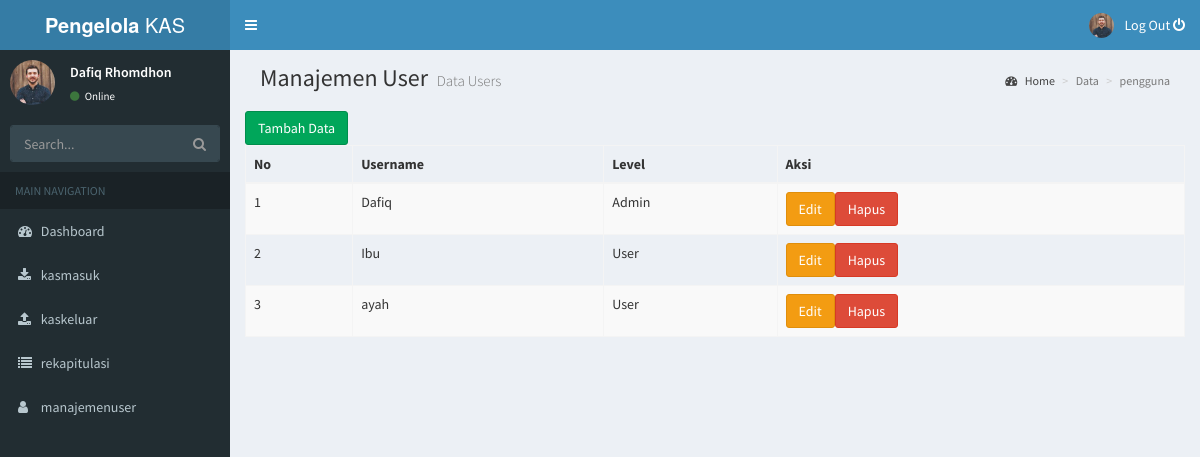
Page /index.php/manajemenuser on the committed database.
### tables this page shows
CREATE TABLE `user` (
  `user_id` int(11) NOT NULL,
  `user_nama` varchar(100) NOT NULL,
  `user_pass` varchar(100) NOT NULL,
  `user_level` varchar(100) NOT NULL
);

### application/controllers/manajemenuser.php (called while the page is built, shortened)
<?php
	class Manajemenuser extends CI_Controller{
		function index(){
			$data['content']='manajemenuser';
			$this->load->view("template",$data);
		}
	}
?>

### index.php (called while the page is built, shortened)
<?php
require_once BASEPATH.'core/CodeIgniter.php';

### application/views/manajemenuser.php (the view)
 <?php $query=$this->db->get('user'); ?>
    <section class="content-header">
      <h1>
        Manajemen User
        <small>Data Users</small>
      </h1>
      <ol class="breadcrumb">
        <li><a href="#"><i class="fa fa-dashboard"></i> Home</a></li>
        <li class="active">Data</li>
         <li class="active">pengguna</li>
      </ol>
    </section>
    <div class="table-responsive" style="padding: 20px 0px 0px 0px">
      <a href="<?=base_url('manajemenuser/tambah') ?>" class="btn btn-success">Tambah Data</a>
      <table class="table table-bordered table-striped">
        <thead>
          <th>No</th>
          <th>Username</th>
          <th>Level</th>
          <th>Aksi</th>
        </thead>
        <tbody>
<?php if ($query->num_rows()>0) {$no=0;$total=0;
  foreach ($query->result() as $masuk){$no++;
  ?>
  <tr>
         <td><?=$no?></td>
          <td><?=$masuk->user_nama?></td>
          <td><?=$masuk->user_level?></td>
          <td><a href="<?=base_url('manajemenuser/edit/'.$masuk->user_id)?>" class="btn btn-warning">Edit</a><a href="<?=base_url('manajemenuser/hapus/'.$masuk->user_id)?>" class="btn btn-danger">Hapus</a></td>
        </tr>
  <?php  }
   } else{?>
  <tr><td colspan="8" style="text-align: center;">Data Masih Kosong</td></tr>
<?php
} ?>
        </tbody>
      </table>
    </div>

### rows in the picture
user: user_nama "Dafiq", user_level "Admin"
user: user_nama "Ibu", user_level "User"
user: user_nama "ayah", user_level "User"
